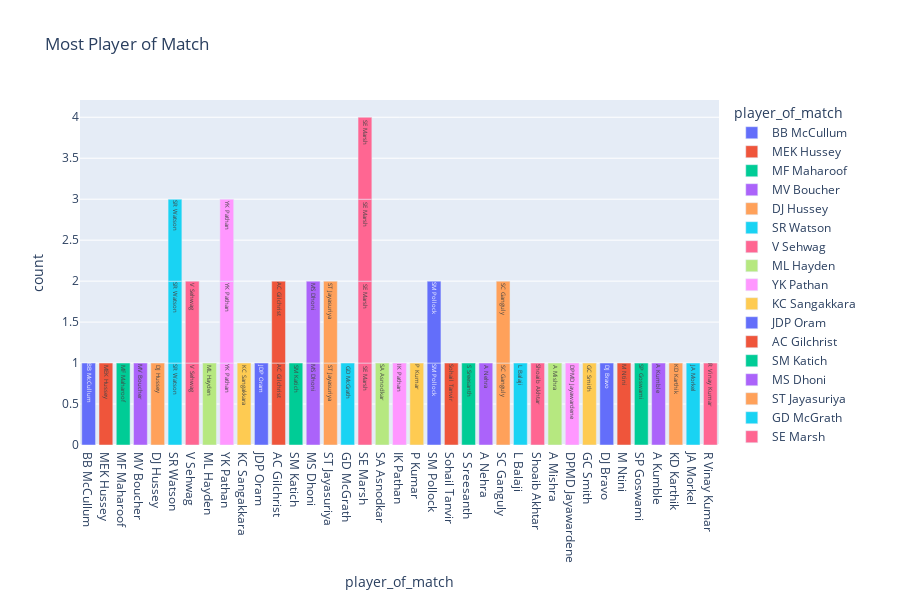

Notebook source saved alongside this figure:
### Code cell
fig = px.bar(df.head(50), x = 'player_of_match', title= 'Most Player of Match', labels= 'Teams', color= 'player_of_match', text = 'player_of_match', height = 600)
fig.show()

### Figure 1 — Plotly figure (JSON) as saved in the notebook; plotly's stock layout.template omitted (floating-point values rounded to 4 significant figures)
{"data": [{"alignmentgroup": "True", "hovertemplate": "player_of_match=%{text}<br>count=%{y}<extra></extra>", "legendgroup": "BB McCullum", "marker": {"color": "#636efa", "pattern": {"shape": ""}}, "name": "BB McCullum", "offsetgroup": "BB McCullum", "orientation": "v", "showlegend": true, "text": ["BB McCullum"], "textposition": "auto", "type": "bar", "x": ["BB McCullum"], "xaxis": "x", "y": [1], "yaxis": "y"}, {"alignmentgroup": "True", "hovertemplate": "player_of_match=%{text}<br>count=%{y}<extra></extra>", "legendgroup": "MEK Hussey", "marker": {"color": "#EF553B", "pattern": {"shape": ""}}, "name": "MEK Hussey", "offsetgroup": "MEK Hussey", "orientation": "v", "showlegend": true, "text": ["MEK Hussey"], "textposition": "auto", "type": "bar", "x": ["MEK Hussey"], "xaxis": "x", "y": [1], "yaxis": "y"}, {"alignmentgroup": "True", "hovertemplate": "player_of_match=%{text}<br>count=%{y}<extra></extra>", "legendgroup": "MF Maharoof", "marker": {"color": "#00cc96", "pattern": {"shape": ""}}, "name": "MF Maharoof", "offsetgroup": "MF Maharoof", "orientation": "v", "showlegend": true, "text": ["MF Maharoof"], "textposition": "auto", "type": "bar", "x": ["MF Maharoof"], "xaxis": "x", "y": [1], "yaxis": "y"}, {"alignmentgroup": "True", "hovertemplate": "player_of_match=%{text}<br>count=%{y}<extra></extra>", "legendgroup": "MV Boucher", "marker": {"color": "#ab63fa", "pattern": {"shape": ""}}, "name": "MV Boucher", "offsetgroup": "MV Boucher", "orientation": "v", "showlegend": true, "text": ["MV Boucher"], "textposition": "auto", "type": "bar", "x": ["MV Boucher"], "xaxis": "x", "y": [1], "yaxis": "y"}, {"alignmentgroup": "True", "hovertemplate": "player_of_match=%{text}<br>count=%{y}<extra></extra>", "legendgroup": "DJ Hussey", "marker": {"color": "#FFA15A", "pattern": {"shape": ""}}, "name": "DJ Hussey", "offsetgroup": "DJ Hussey", "orientation": "v", "showlegend": true, "text": ["DJ Hussey"], "textposition": "auto", "type": "bar", "x": ["DJ Hussey"], "xaxis": "x", "y": [1], "yaxis": "y"}, {"alignmentgroup": "True", "hovertemplate": "player_of_match=%{text}<br>count=%{y}<extra></extra>", "legendgroup": "SR Watson", "marker": {"color": "#19d3f3", "pattern": {"shape": ""}}, "name": "SR Watson", "offsetgroup": "SR Watson", "orientation": "v", "showlegend": true, "text": ["SR Watson", "SR Watson", "SR Watson"], "textposition": "auto", "type": "bar", "x": ["SR Watson", "SR Watson", "SR Watson"], "xaxis": "x", "y": [1, 1, 1], "yaxis": "y"}, {"alignmentgroup": "True", "hovertemplate": "player_of_match=%{text}<br>count=%{y}<extra></extra>", "legendgroup": "V Sehwag", "marker": {"color": "#FF6692", "pattern": {"shape": ""}}, "name": "V Sehwag", "offsetgroup": "V Sehwag", "orientation": "v", "showlegend": true, "text": ["V Sehwag", "V Sehwag"], "textposition": "auto", "type": "bar", "x": ["V Sehwag", "V Sehwag"], "xaxis": "x", "y": [1, 1], "yaxis": "y"}, {"alignmentgroup": "True", "hovertemplate": "player_of_match=%{text}<br>count=%{y}<extra></extra>", "legendgroup": "ML Hayden", "marker": {"color": "#B6E880", "pattern": {"shape": ""}}, "name": "ML Hayden", "offsetgroup": "ML Hayden", "orientation": "v", "showlegend": true, "text": ["ML Hayden"], "textposition": "auto", "type": "bar", "x": ["ML Hayden"], "xaxis": "x", "y": [1], "yaxis": "y"}, {"alignmentgroup": "True", "hovertemplate": "player_of_match=%{text}<br>count=%{y}<extra></extra>", "legendgroup": "YK Pathan", "marker": {"color": "#FF97FF", "pattern": {"shape": ""}}, "name": "YK Pathan", "offsetgroup": "YK Pathan", "orientation": "v", "showlegend": true, "text": ["YK Pathan", "YK Pathan", "YK Pathan"], "textposition": "auto", "type": "bar", "x": ["YK Pathan", "YK Pathan", "YK Pathan"], "xaxis": "x", "y": [1, 1, 1], "yaxis": "y"}, {"alignmentgroup": "True", "hovertemplate": "player_of_match=%{text}<br>count=%{y}<extra></extra>", "legendgroup": "KC Sangakkara", "marker": {"color": "#FECB52", "pattern": {"shape": ""}}, "name": "KC Sangakkara", "offsetgroup": "KC Sangakkara", "orientation": "v", "showlegend": true, "text": ["KC Sangakkara"], "textposition": "auto", "type": "bar", "x": ["KC Sangakkara"], "xaxis": "x", "y": [1], "yaxis": "y"}, {"alignmentgroup": "True", "hovertemplate": "player_of_match=%{text}<br>count=%{y}<extra></extra>", "legendgroup": "JDP Oram", "marker": {"color": "#636efa", "pattern": {"shape": ""}}, "name": "JDP Oram", "offsetgroup": "JDP Oram", "orientation": "v", "showlegend": true, "text": ["JDP Oram"], "textposition": "auto", "type": "bar", "x": ["JDP Oram"], "xaxis": "x", "y": [1], "yaxis": "y"}, {"alignmentgroup": "True", "hovertemplate": "player_of_match=%{text}<br>count=%{y}<extra></extra>", "legendgroup": "AC Gilchrist", "marker": {"color": "#EF553B", "pattern": {"shape": ""}}, "name": "AC Gilchrist", "offsetgroup": "AC Gilchrist", "orientation": "v", "showlegend": true, "text": ["AC Gilchrist", "AC Gilchrist"], "textposition": "auto", "type": "bar", "x": ["AC Gilchrist", "AC Gilchrist"], "xaxis": "x", "y": [1, 1], "yaxis": "y"}, {"alignmentgroup": "True", "hovertemplate": "player_of_match=%{text}<br>count=%{y}<extra></extra>", "legendgroup": "SM Katich", "marker": {"color": "#00cc96", "pattern": {"shape": ""}}, "name": "SM Katich", "offsetgroup": "SM Katich", "orientation": "v", "showlegend": true, "text": ["SM Katich"], "textposition": "auto", "type": "bar", "x": ["SM Katich"], "xaxis": "x", "y": [1], "yaxis": "y"}, {"alignmentgroup": "True", "hovertemplate": "player_of_match=%{text}<br>count=%{y}<extra></extra>", "legendgroup": "MS Dhoni", "marker": {"color": "#ab63fa", "pattern": {"shape": ""}}, "name": "MS Dhoni", "offsetgroup": "MS Dhoni", "orientation": "v", "showlegend": true, "text": ["MS Dhoni", "MS Dhoni"], "textposition": "auto", "type": "bar", "x": ["MS Dhoni", "MS Dhoni"], "xaxis": "x", "y": [1, 1], "yaxis": "y"}, {"alignmentgroup": "True", "hovertemplate": "player_of_match=%{text}<br>count=%{y}<extra></extra>", "legendgroup": "ST Jayasuriya", "marker": {"color": "#FFA15A", "pattern": {"shape": ""}}, "name": "ST Jayasuriya", "offsetgroup": "ST Jayasuriya", "orientation": "v", "showlegend": true, "text": ["ST Jayasuriya", "ST Jayasuriya"], "textposition": "auto", "type": "bar", "x": ["ST Jayasuriya", "ST Jayasuriya"], "xaxis": "x", "y": [1, 1], "yaxis": "y"}, {"alignmentgroup": "True", "hovertemplate": "player_of_match=%{text}<br>count=%{y}<extra></extra>", "legendgroup": "GD McGrath", "marker": {"color": "#19d3f3", "pattern": {"shape": ""}}, "name": "GD McGrath", "offsetgroup": "GD McGrath", "orientation": "v", "showlegend": true, "text": ["GD McGrath"], "textposition": "auto", "type": "bar", "x": ["GD McGrath"], "xaxis": "x", "y": [1], "yaxis": "y"}, {"alignmentgroup": "True", "hovertemplate": "player_of_match=%{text}<br>count=%{y}<extra></extra>", "legendgroup": "SE Marsh", "marker": {"color": "#FF6692", "pattern": {"shape": ""}}, "name": "SE Marsh", "offsetgroup": "SE Marsh", "orientation": "v", "showlegend": true, "text": ["SE Marsh", "SE Marsh", "SE Marsh", "SE Marsh"], "textposition": "auto", "type": "bar", "x": ["SE Marsh", "SE Marsh", "SE Marsh", "SE Marsh"], "xaxis": "x", "y": [1, 1, 1, 1], "yaxis": "y"}, {"alignmentgroup": "True", "hovertemplate": "player_of_match=%{text}<br>count=%{y}<extra></extra>", "legendgroup": "SA Asnodkar", "marker": {"color": "#B6E880", "pattern": {"shape": ""}}, "name": "SA Asnodkar", "offsetgroup": "SA Asnodkar", "orientation": "v", "showlegend": true, "text": ["SA Asnodkar"], "textposition": "auto", "type": "bar", "x": ["SA Asnodkar"], "xaxis": "x", "y": [1], "yaxis": "y"}, {"alignmentgroup": "True", "hovertemplate": "player_of_match=%{text}<br>count=%{y}<extra></extra>", "legendgroup": "IK Pathan", "marker": {"color": "#FF97FF", "pattern": {"shape": ""}}, "name": "IK Pathan", "offsetgroup": "IK Pathan", "orientation": "v", "showlegend": true, "text": ["IK Pathan"], "textposition": "auto", "type": "bar", "x": ["IK Pathan"], "xaxis": "x", "y": [1], "yaxis": "y"}, {"alignmentgroup": "True", "hovertemplate": "player_of_match=%{text}<br>count=%{y}<extra></extra>", "legendgroup": "P Kumar", "marker": {"color": "#FECB52", "pattern": {"shape": ""}}, "name": "P Kumar", "offsetgroup": "P Kumar", "orientation": "v", "showlegend": true, "text": ["P Kumar"], "textposition": "auto", "type": "bar", "x": ["P Kumar"], "xaxis": "x", "y": [1], "yaxis": "y"}, {"alignmentgroup": "True", "hovertemplate": "player_of_match=%{text}<br>count=%{y}<extra></extra>", "legendgroup": "SM Pollock", "marker": {"color": "#636efa", "pattern": {"shape": ""}}, "name": "SM Pollock", "offsetgroup": "SM Pollock", "orientation": "v", "showlegend": true, "text": ["SM Pollock", "SM Pollock"], "textposition": "auto", "type": "bar", "x": ["SM Pollock", "SM Pollock"], "xaxis": "x", "y": [1, 1], "yaxis": "y"}, {"alignmentgroup": "True", "hovertemplate": "player_of_match=%{text}<br>count=%{y}<extra></extra>", "legendgroup": "Sohail Tanvir", "marker": {"color": "#EF553B", "pattern": {"shape": ""}}, "name": "Sohail Tanvir", "offsetgroup": "Sohail Tanvir", "orientation": "v", "showlegend": true, "text": ["Sohail Tanvir"], "textposition": "auto", "type": "bar", "x": ["Sohail Tanvir"], "xaxis": "x", "y": [1], "yaxis": "y"}, {"alignmentgroup": "True", "hovertemplate": "player_of_match=%{text}<br>count=%{y}<extra></extra>", "legendgroup": "S Sreesanth", "marker": {"color": "#00cc96", "pattern": {"shape": ""}}, "name": "S Sreesanth", "offsetgroup": "S Sreesanth", "orientation": "v", "showlegend": true, "text": ["S Sreesanth"], "textposition": "auto", "type": "bar", "x": ["S Sreesanth"], "xaxis": "x", "y": [1], "yaxis": "y"}, {"alignmentgroup": "True", "hovertemplate": "player_of_match=%{text}<br>count=%{y}<extra></extra>", "legendgroup": "A Nehra", "marker": {"color": "#ab63fa", "pattern": {"shape": ""}}, "name": "A Nehra", "offsetgroup": "A Nehra", "orientation": "v", "showlegend": true, "text": ["A Nehra"], "textposition": "auto", "type": "bar", "x": ["A Nehra"], "xaxis": "x", "y": [1], "yaxis": "y"}, {"alignmentgroup": "True", "hovertemplate": "player_of_match=%{text}<br>count=%{y}<extra></extra>", "legendgroup": "SC Ganguly", "marker": {"color": "#FFA15A", "pattern": {"shape": ""}}, "name": "SC Ganguly", "offsetgroup": "SC Ganguly", "orientation": "v", "showlegend": true, "text": ["SC Ganguly", "SC Ganguly"], "textposition": "auto", "type": "bar", "x": ["SC Ganguly", "SC Ganguly"], "xaxis": "x", "y": [1, 1], "yaxis": "y"}, {"alignmentgroup": "True", "hovertemplate": "player_of_match=%{text}<br>count=%{y}<extra></extra>", "legendgroup": "L Balaji", "marker": {"color": "#19d3f3", "pattern": {"shape": ""}}, "name": "L Balaji", "offsetgroup": "L Balaji", "orientation": "v", "showlegend": true, "text": ["L Balaji"], "textposition": "auto", "type": "bar", "x": ["L Balaji"], "xaxis": "x", "y": [1], "yaxis": "y"}, {"alignmentgroup": "True", "hovertemplate": "player_of_match=%{text}<br>count=%{y}<extra></extra>", "legendgroup": "Shoaib Akhtar", "marker": {"color": "#FF6692", "pattern": {"shape": ""}}, "name": "Shoaib Akhtar", "offsetgroup": "Shoaib Akhtar", "orientation": "v", "showlegend": true, "text": ["Shoaib Akhtar"], "textposition": "auto", "type": "bar", "x": ["Shoaib Akhtar"], "xaxis": "x", "y": [1], "yaxis": "y"}, {"alignmentgroup": "True", "hovertemplate": "player_of_match=%{text}<br>count=%{y}<extra></extra>", "legendgroup": "A Mishra", "marker": {"color": "#B6E880", "pattern": {"shape": ""}}, "name": "A Mishra", "offsetgroup": "A Mishra", "orientation": "v", "showlegend": true, "text": ["A Mishra"], "textposition": "auto", "type": "bar", "x": ["A Mishra"], "xaxis": "x", "y": [1], "yaxis": "y"}, {"alignmentgroup": "True", "hovertemplate": "player_of_match=%{text}<br>count=%{y}<extra></extra>", "legendgroup": "DPMD Jayawardene", "marker": {"color": "#FF97FF", "pattern": {"shape": ""}}, "name": "DPMD Jayawardene", "offsetgroup": "DPMD Jayawardene", "orientation": "v", "showlegend": true, "text": ["DPMD Jayawardene"], "textposition": "auto", "type": "bar", "x": ["DPMD Jayawardene"], "xaxis": "x", "y": [1], "yaxis": "y"}, {"alignmentgroup": "True", "hovertemplate": "player_of_match=%{text}<br>count=%{y}<extra></extra>", "legendgroup": "GC Smith", "marker": {"color": "#FECB52", "pattern": {"shape": ""}}, "name": "GC Smith", "offsetgroup": "GC Smith", "orientation": "v", "showlegend": true, "text": ["GC Smith"], "textposition": "auto", "type": "bar", "x": ["GC Smith"], "xaxis": "x", "y": [1], "yaxis": "y"}, {"alignmentgroup": "True", "hovertemplate": "player_of_match=%{text}<br>count=%{y}<extra></extra>", "legendgroup": "DJ Bravo", "marker": {"color": "#636efa", "pattern": {"shape": ""}}, "name": "DJ Bravo", "offsetgroup": "DJ Bravo", "orientation": "v", "showlegend": true, "text": ["DJ Bravo"], "textposition": "auto", "type": "bar", "x": ["DJ Bravo"], "xaxis": "x", "y": [1], "yaxis": "y"}, {"alignmentgroup": "True", "hovertemplate": "player_of_match=%{text}<br>count=%{y}<extra></extra>", "legendgroup": "M Ntini", "marker": {"color": "#EF553B", "pattern": {"shape": ""}}, "name": "M Ntini", "offsetgroup": "M Ntini", "orientation": "v", "showlegend": true, "text": ["M Ntini"], "textposition": "auto", "type": "bar", "x": ["M Ntini"], "xaxis": "x", "y": [1], "yaxis": "y"}, {"alignmentgroup": "True", "hovertemplate": "player_of_match=%{text}<br>count=%{y}<extra></extra>", "legendgroup": "SP Goswami", "marker": {"color": "#00cc96", "pattern": {"shape": ""}}, "name": "SP Goswami", "offsetgroup": "SP Goswami", "orientation": "v", "showlegend": true, "text": ["SP Goswami"], "textposition": "auto", "type": "bar", "x": ["SP Goswami"], "xaxis": "x", "y": [1], "yaxis": "y"}, {"alignmentgroup": "True", "hovertemplate": "player_of_match=%{text}<br>count=%{y}<extra></extra>", "legendgroup": "A Kumble", "marker": {"color": "#ab63fa", "pattern": {"shape": ""}}, "name": "A Kumble", "offsetgroup": "A Kumble", "orientation": "v", "showlegend": true, "text": ["A Kumble"], "textposition": "auto", "type": "bar", "x": ["A Kumble"], "xaxis": "x", "y": [1], "yaxis": "y"}, {"alignmentgroup": "True", "hovertemplate": "player_of_match=%{text}<br>count=%{y}<extra></extra>", "legendgroup": "KD Karthik", "marker": {"color": "#FFA15A", "pattern": {"shape": ""}}, "name": "KD Karthik", "offsetgroup": "KD Karthik", "orientation": "v", "showlegend": true, "text": ["KD Karthik"], "textposition": "auto", "type": "bar", "x": ["KD Karthik"], "xaxis": "x", "y": [1], "yaxis": "y"}, {"alignmentgroup": "True", "hovertemplate": "player_of_match=%{text}<br>count=%{y}<extra></extra>", "legendgroup": "JA Morkel", "marker": {"color": "#19d3f3", "pattern": {"shape": ""}}, "name": "JA Morkel", "offsetgroup": "JA Morkel", "orientation": "v", "showlegend": true, "text": ["JA Morkel"], "textposition": "auto", "type": "bar", "x": ["JA Morkel"], "xaxis": "x", "y": [1], "yaxis": "y"}, {"alignmentgroup": "True", "hovertemplate": "player_of_match=%{text}<br>count=%{y}<extra></extra>", "legendgroup": "R Vinay Kumar", "marker": {"color": "#FF6692", "pattern": {"shape": ""}}, "name": "R Vinay Kumar", "offsetgroup": "R Vinay Kumar", "orientation": "v", "showlegend": true, "text": ["R Vinay Kumar"], "textposition": "auto", "type": "bar", "x": ["R Vinay Kumar"], "xaxis": "x", "y": [1], "yaxis": "y"}], "layout": {"barmode": "relative", "height": 600, "legend": {"title": {"text": "player_of_match"}, "tracegroupgap": 0}, "title": {"text": "Most Player of Match"}, "xaxis": {"anchor": "y", "categoryarray": ["BB McCullum", "MEK Hussey", "MF Maharoof", "MV Boucher", "DJ Hussey", "SR Watson", "V Sehwag", "ML Hayden", "YK Pathan", "KC Sangakkara", "JDP Oram", "AC Gilchrist", "SM Katich", "MS Dhoni", "ST Jayasuriya", "GD McGrath", "SE Marsh", "SA Asnodkar", "IK Pathan", "P Kumar", "SM Pollock", "Sohail Tanvir", "S Sreesanth", "A Nehra", "SC Ganguly", "L Balaji", "Shoaib Akhtar", "A Mishra", "DPMD Jayawardene", "GC Smith", "DJ Bravo", "M Ntini", "SP Goswami", "A Kumble", "KD Karthik", "JA Morkel", "R Vinay Kumar"], "categoryorder": "array", "domain": [0, 1], "title": {"text": "player_of_match"}}, "yaxis": {"anchor": "x", "domain": [0, 1], "title": {"text": "count"}}}}
